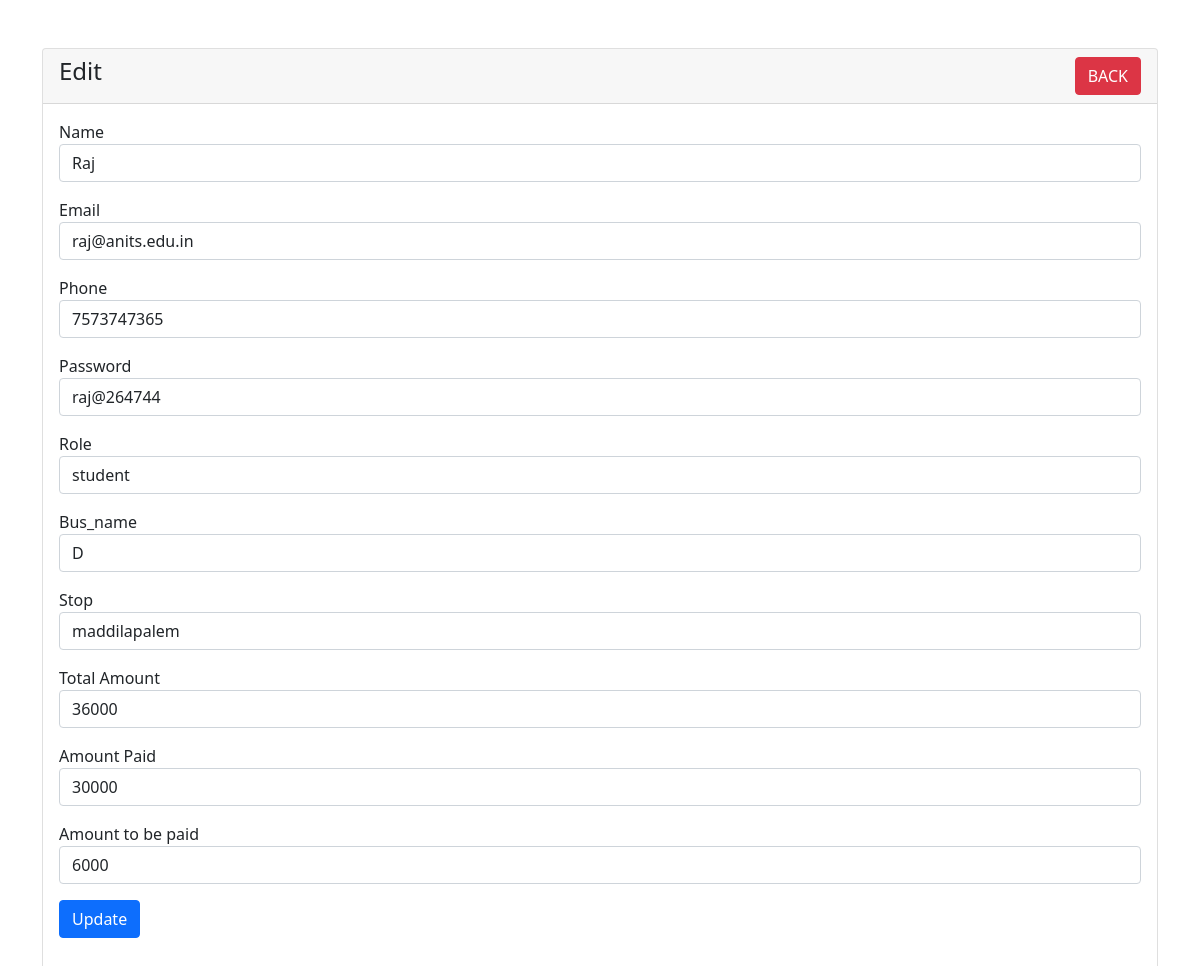
The app's page /edit.php?id=A21126510 with its own data.
### tables this page shows
CREATE TABLE `student_login_details` (
  `Id` varchar(10) NOT NULL,
  `username` varchar(50) NOT NULL,
  `password` varchar(20) NOT NULL,
  `email` varchar(30) NOT NULL,
  `phone_no` bigint(10) NOT NULL,
  `role` varchar(20) NOT NULL,
  `bus_name` varchar(10) NOT NULL,
  `stop` varchar(20) NOT NULL,
  `total_amount` double NOT NULL,
  `paid_amount` double NOT NULL,
  `to_be_paid` double NOT NULL
);

### edit.php (the view, shortened to what this page needs)
<?php
require 'connection.php';
?>
<!doctype html>
<html lang="en">
  <head>
    <link href="https://cdn.jsdelivr.net/npm/bootstrap@5.1.3/dist/css/bootstrap.min.css" rel="stylesheet">
</head>
<body>
    <div class="container mt-5">
        <div class="row">
            <div class="col-md-12">
                <div class="card">
                    <div class="card-header">
                        <h4>Edit
                            <a href="Bus_incharge.php" class="btn btn-danger float-end">BACK</a>
                        </h4>
                    </div>
                    <div class="card-body">
                        <?php
                        if(isset($_GET['id']))
                        {
                            $student_id = mysqli_real_escape_string($con, $_GET['id']);
                            $query = "SELECT * FROM student_login_details WHERE Id='$student_id' ";
                            $query_run = mysqli_query($con, $query);
                            if(mysqli_num_rows($query_run) > 0)
                            {
                                $student = mysqli_fetch_array($query_run);
                                ?>
                                <form action="studcode.php" method="POST">
                                    <div class="mb-3">
                                        <label>Name</label>
                                        <input type="text" name="name" value="<?=$student['username'];?>" class="form-control">
                                    </div>
                                    <div class="mb-3">
                                        <label>Email</label>
                                        <input type="email" name="email" value="<?=$student['email'];?>" class="form-control">
                                    </div>
                                    <div class="mb-3">
                                        <label>Phone</label>
                                        <input type="text" name="phone" value="<?=$student['phone_no'];?>" class="form-control">
                                    </div>
                                    <div class="mb-3">
                                        <label>Password</label>
                                        <input type="text" name="password" value="<?=$student['password'];?>" class="form-control">
                                    </div>
                                    <div class="mb-3">
                                        <label>Role</label>
                                        <input type="text" name="role" value="<?=$student['role'];?>" class="form-control">
                                    </div>
                                    <div class="mb-3">
                                        <label>Bus_name</label>
                                        <input type="text" name="bus_name" value="<?=$student['bus_name'];?>" class="form-control">
                                    </div>
                                    <div class="mb-3">
                                        <label>Stop</label>
                                        <input type="text" name="stop" value="<?=$student['stop'];?>" class="form-control">
                                    </div>
                                    <div class="mb-3">
                                        <label>Total Amount</label>
                                        <input type="text" name="total_amount" value="<?=$student['total_amount'];?>" class="form-control">
                                    </div>
                                    <div class="mb-3">
                                        <label>Amount Paid</label>
                                        <input type="text" name="paid_amount" value="<?=$student['paid_amount'];?>" class="form-control">
                                    </div>
                                    <div class="mb-3">
                                        <label>Amount to be paid</label>
                                        <input type="text" name="to_be_paid" value="<?=$student['to_be_paid'];?>" class="form-control">
                                    </div>
                                    <div class="mb-3">
                                        <button type="submit" name="update" class="btn btn-primary">
                                            Update
                                        </button>
                                    </div>
                                </form>
                                <?php
                            }
                            else
                            {
                                echo "<h4>No Such Id Found</h4>";
                            }
                        }
                        ?>
                    </div>
                </div>
            </div>
        </div>
    </div>
</body>
</html>

### records on screen
student_login_details: name "Raj", email "raj@anits.edu.in", phone "7573747365", password "raj@264744", role "student", bus_name "D", stop "maddilapalem", total_amount "36000", paid_amount "30000", to_be_paid "6000"
